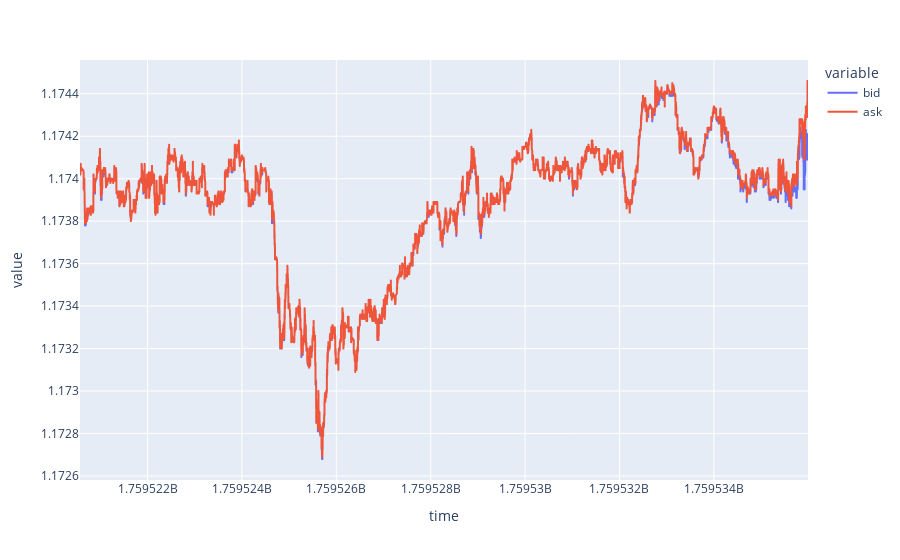

The notebook cell this image was saved under:
### Code cell
#OHLC DATA
ticks = mt5.copy_ticks_range("EURUSD.i", datetime.now() - timedelta(days=1), datetime.now(), mt5.COPY_TICKS_ALL)

ticks_data = pd.DataFrame(ticks)

fig = px.line(ticks_data, x=ticks_data['time'], y=[ticks_data['bid'], ticks_data['ask']])
fig.show()

ticks_data

### Figure 1 — Plotly figure (JSON) as saved in the notebook; plotly's stock layout.template omitted (floating-point values rounded to 4 significant figures; data arrays with more than 128 entries replaced by an {"elided": "..."} marker saying what was removed)
{"data": [{"hovertemplate": "variable=bid<br>time=%{x}<br>value=%{y}<extra></extra>", "legendgroup": "bid", "line": {"color": "#636efa", "dash": "solid"}, "marker": {"symbol": "circle"}, "mode": "lines", "name": "bid", "showlegend": true, "type": "scattergl", "x": {"elided": "9926 int values"}, "xaxis": "x", "y": {"elided": "9926 float values"}, "yaxis": "y"}, {"hovertemplate": "variable=ask<br>time=%{x}<br>value=%{y}<extra></extra>", "legendgroup": "ask", "line": {"color": "#EF553B", "dash": "solid"}, "marker": {"symbol": "circle"}, "mode": "lines", "name": "ask", "showlegend": true, "type": "scattergl", "x": {"elided": "9926 int values"}, "xaxis": "x", "y": {"elided": "9926 float values"}, "yaxis": "y"}], "layout": {"legend": {"title": {"text": "variable"}, "tracegroupgap": 0}, "margin": {"t": 60}, "xaxis": {"anchor": "y", "domain": [0, 1], "title": {"text": "time"}}, "yaxis": {"anchor": "x", "domain": [0, 1], "title": {"text": "value"}}}}
